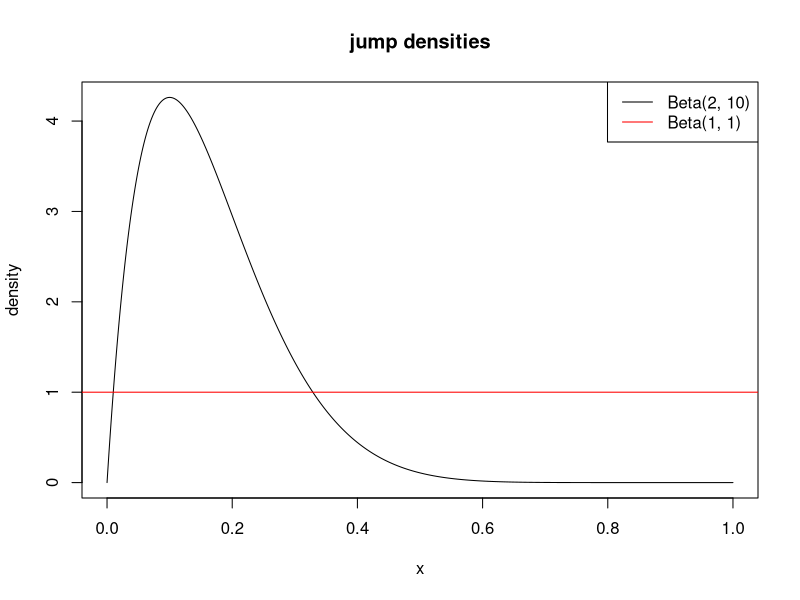
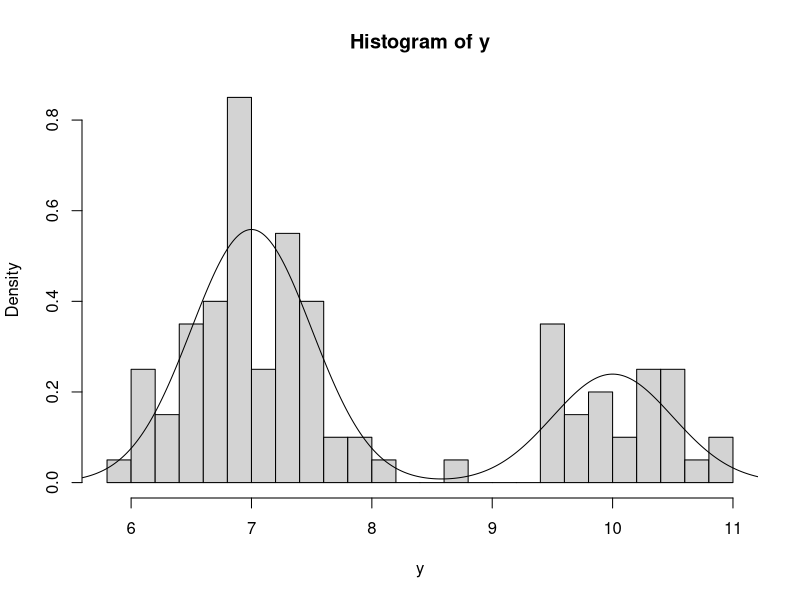
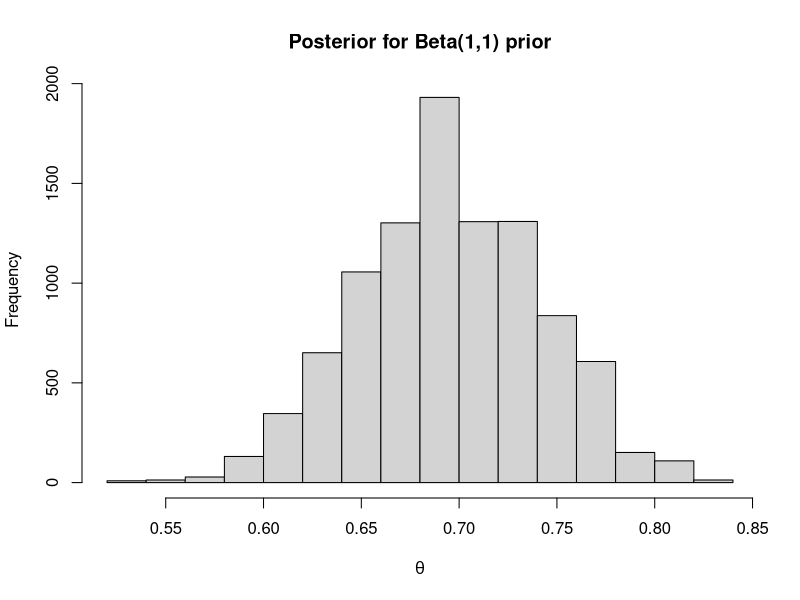
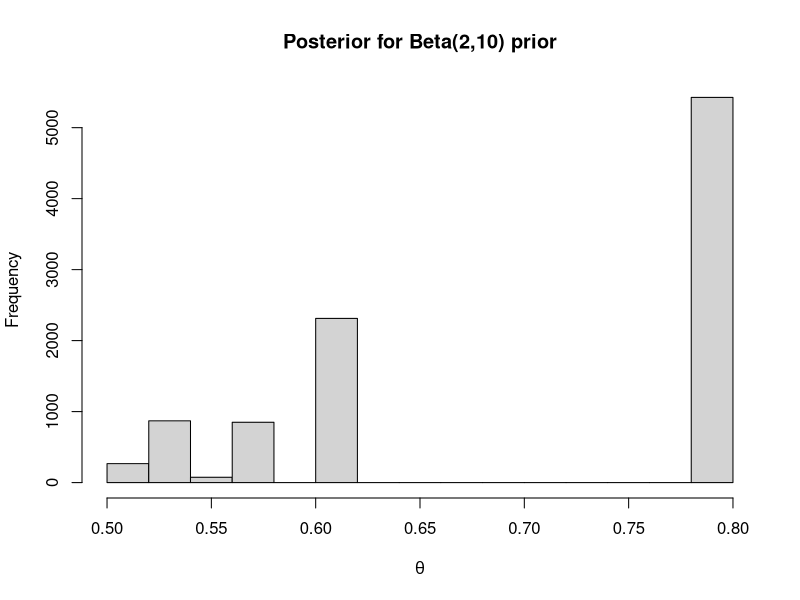
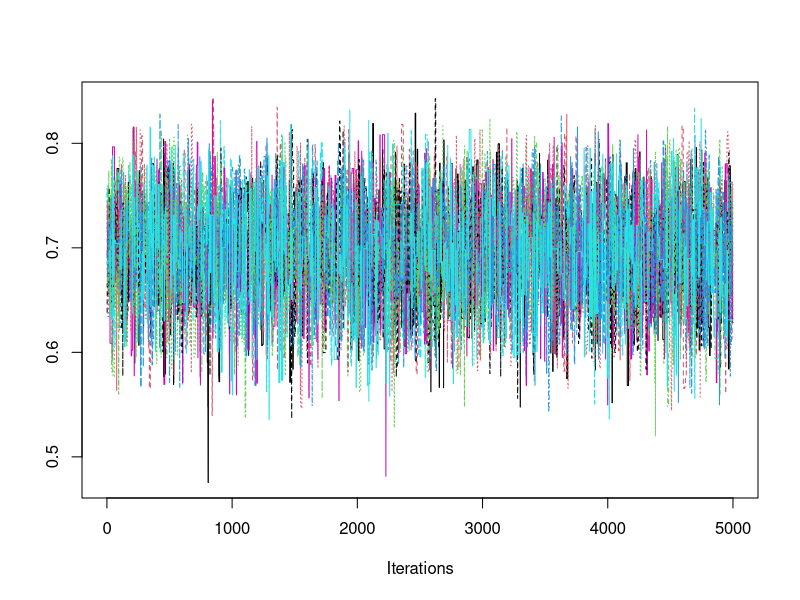
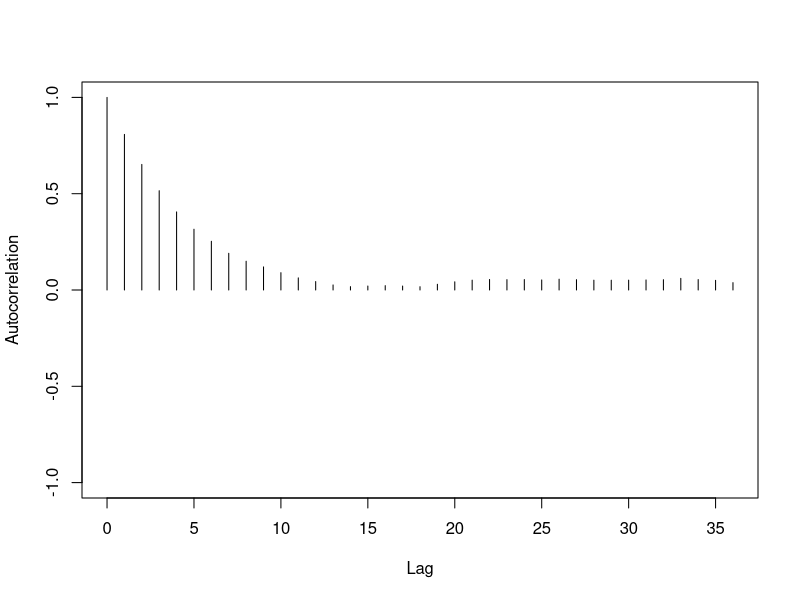
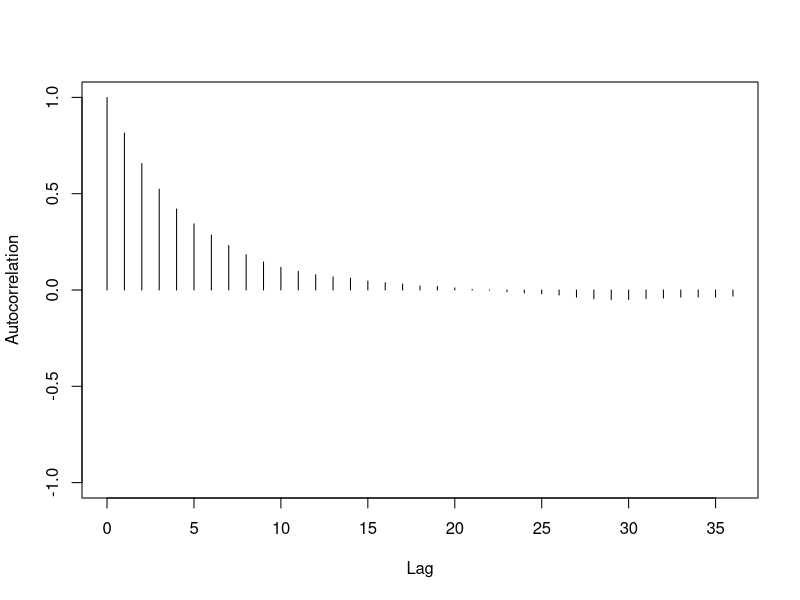
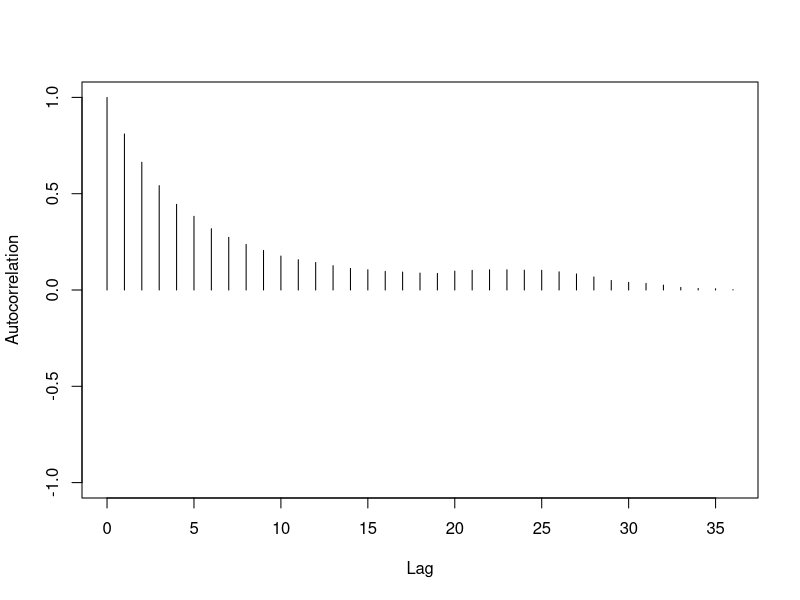

Write the R code that produced these figures, in order.
#Example 7.2, Givens and Hoeting (2005), Estimating a mixture parameter

# Suppose we have observed 100 observations sampled
# i.i.d. from the mixture distribution: theta * N(7, .5^2) + (1 - theta) * N(10, .5)^2
# Suppose we want to estimate theta.  Note that the true theta = .7
#
# Data distribution: p(y | theta) = theta * N(7, .5^2) + (1 - theta) * N(10, .5)^2
# Prior distribution: theta ~ Beta(1, 1)
# Jumping distribution: theta.star ~ Beta(alpha, beta)

y <- c(7.25325222659913, 6.85652267046824, 7.23643792894966, 7.03343611519664,
6.9186591609056, 6.65649879051228, 6.42308043084932, 7.46636287619574,
10.3497865413661, 6.93593298389149, 6.83974994639286, 10.1477534866707,
7.18844547660898, 8.79161716373787, 6.77135115622428, 9.89206349173715,
10.6292620609587, 6.17109362928208, 9.44878709751433, 7.12422462946795,
6.75066335182976, 7.42808832040163, 9.4949511197615, 6.74956775652862,
9.46445384762244, 7.27348041082583, 6.98896265672564, 7.26262394415349,
6.94244760575449, 7.28846831817204, 9.70904705672207, 10.9878054216487,
7.45111574465272, 6.97036693452533, 6.53291089305878, 6.52220443343591,
6.10163473472885, 10.2820394025033, 8.13866685075031, 9.51099560173583,
7.74154300863383, 6.14372115300404, 6.68548657458669, 10.8689484723994,
6.73064827757487, 10.5866677031468, 9.56384573435206, 6.99562383496413,
6.18576529608999, 10.5254577115642, 9.44970647261562, 9.84118730329914,
7.21312721539275, 7.83136245649827, 10.2825737379552, 6.36363038852991,
6.74285813989089, 6.98035358880607, 6.92964132433787, 6.84202550407557,
7.38016635912841, 9.78362588855716, 7.58508950152404, 9.50912675753626,
6.55132388271122, 6.88852617303433, 7.90209596243866, 7.01301915336949,
9.93871470060288, 7.51086841627442, 6.67441840075985, 6.10225392630878,
7.40059858311095, 7.30520952023732, 7.21041994910681, 10.519655486735,
10.1288125396083, 7.04575576918983, 9.8008750675778, 10.3528228749625,
7.25796001419125, 7.67456458165231, 6.52507043820612, 6.57628671699353,
6.52670898857082, 7.44576437202348, 10.5860658476161, 6.97650854570433,
6.89904378626167, 7.48642531607213, 6.39227547871176, 7.32020055238666,
9.64975498620833, 6.92112490660115, 10.4213997762887, 6.3455538999162,
6.99875637216512, 6.98618105048244, 5.96048736574766, 10.2852677946904)

# consider using two different jumping distributions:  a Beta(1,1)
# equivalent to a Uniform(0, 1), and a Beta(2, 10)
# these do not depend on the current value of theta, 
# so we can implement an independence MH sampler.

#Calculate likelihood of a value
lik <- function(y, w)
{
	w * dnorm(y, 7, .5) + (1 - w) * dnorm(y, 10, .5)
}

# proposal densities
x = seq(0, 1, len = 1001)
plot(x, dbeta(x, 2, 10), type = "l", ylab = "density")
abline(h = 1, col = "red")
legend("topright", legend = c("Beta(2, 10)", "Beta(1, 1)"), col = c("black", "red"),
       lty = 1)
title("jump densities")

#histogram of data
hist(y, breaks = 25, freq = FALSE)

#plot true density
theta <- seq(5, 12, len = 1000)
const <- integrate(lik, 5, 12, w = .7, subdivisions = 100000)
lines(theta, lik(theta, .7)/const$value)

#Derive r to understand steps
independence.chain <- function(B, start, jump.parm) {
  alpha <- jump.parm[1]
  beta <- jump.parm[2]
  
  theta = numeric(B + 1)
  theta[1] = start
  
  for (i in 2:length(theta)) {
    theta.star <- rbeta(1, alpha, beta)
    num.r <- sum(log(lik(y, theta.star))) + log(dbeta(theta.star, 1, 1)) - 
             log(dbeta(theta.star, alpha, beta))
    den.r <- sum(log(lik(y, theta[i - 1]))) + log(dbeta(theta[i - 1], 1, 1)) - 
             log(dbeta(theta[i - 1], alpha, beta))			
    r <- num.r - den.r
    
    if (log(runif(1)) <= min(r, 0)) {
      theta[i] <- theta.star
    } else {
      theta[i] <- theta[i - 1]
    }
  }
  return(theta)
}

set.seed(72)
B = 10000
ini = rbeta(1, 1, 1)
mh1 <- independence.chain(B, start = ini, jump.parm = c(1, 1))
mh2 <- independence.chain(B, start = ini, jump.parm = c(2, 10))

mean(mh1)
mean(mh2)

# Histogram of values of first chain 
#(after discarding the first 200 observations)
hist(mh1[201:10001], xlab = expression(theta), main = "Posterior for Beta(1,1) prior")

# Histogram of values of second chain 
#(after discarding the first 200 observations)
hist(mh2[201:10001], xlab = expression(theta), main = "Posterior for Beta(2,10) prior")

# run chains from several different starting values
mh1a <- independence.chain(B, start = 0, jump.parm = c(1, 1))
mh1b <- independence.chain(B, start = .1, jump.parm = c(1, 1))
mh1c <- independence.chain(B, start = .2, jump.parm = c(1, 1))
mh1d <- independence.chain(B, start = .3, jump.parm = c(1, 1))
mh1e <- independence.chain(B, start = .4, jump.parm = c(1, 1))
mh1f <- independence.chain(B, start = .5, jump.parm = c(1, 1))
mh1g <- independence.chain(B, start = .6, jump.parm = c(1, 1))
mh1h <- independence.chain(B, start = .7, jump.parm = c(1, 1))
mh1i <- independence.chain(B, start = .8, jump.parm = c(1, 1))
mh1j <- independence.chain(B, start = .9, jump.parm = c(1, 1))
mh1k <- independence.chain(B, start = 1, jump.parm = c(1, 1))

library(coda)

# create mcmc objects of each chain, discarding warmup
mc1 <- mcmc(mh1a[5002:10001])
mc2 <- mcmc(mh1b[5002:10001])
mc3 <- mcmc(mh1c[5002:10001])
mc4 <- mcmc(mh1d[5002:10001])
mc5 <- mcmc(mh1e[5002:10001])
mc6 <- mcmc(mh1f[5002:10001])
mc7 <- mcmc(mh1g[5002:10001])
mc8 <- mcmc(mh1h[5002:10001])
mc9 <- mcmc(mh1i[5002:10001])
mc10 <- mcmc(mh1j[5002:10001])
mc11 <- mcmc(mh1k[5002:10001])

# combine chains into mcmc list
mc <- mcmc.list(mc1, mc2, mc3, mc4, mc5, mc6, mc7, mc8, mc9, mc10, mc11)

# trace plot for the chains
traceplot(mc)

# acf cplot
autocorr.plot(mc)

# effective sample size
effectiveSize(mc)

# Calculate scale reduction factor
gelman.diag(mc, autoburnin = FALSE)

# Plot Gelman statistic
gelman.plot(mc, autoburnin = FALSE)

# Heidelberg & Welch
# If the halfwidth test fails, extend the chain(s)
heidel.diag(mc) 

# Raftery-Lewis
# Want to the dependence factor less than 5.  If not the case,
# we'll need more samples
raftery.diag(mc) 

# Geweke
# z scores for a test of equality (should be between -2 and 2)
# if converged
geweke.diag(mc)



